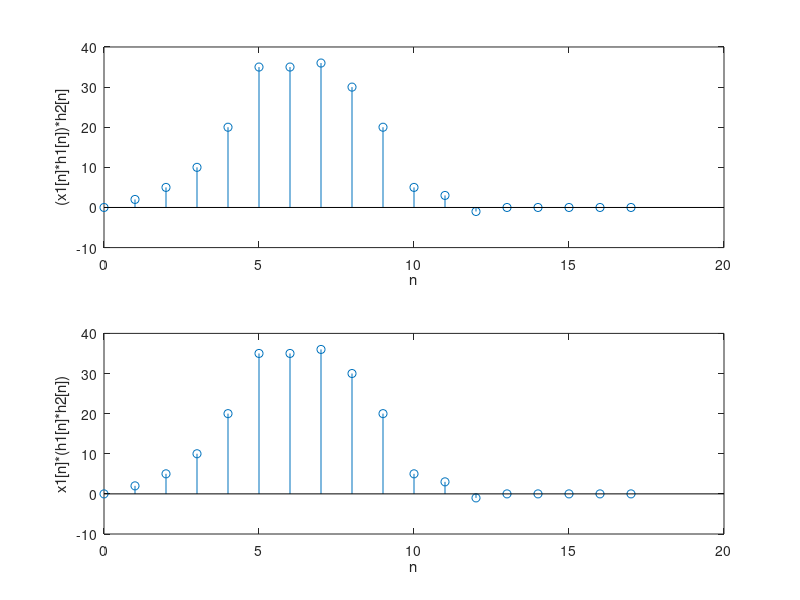

The MATLAB source for this figure:
% Part3.m
% Author: Charles Yang
% Signal&System 2.4(a)(d)
%% (a)
nx1 = 0:9;
x1 = [1 1 1 1 1 0 0 0 0 0];
h1 = [1 -1 3 0 1];
h2 = [0 2 5 4 -1];
nh1 = 0:4;
figure;
subplot(3,1,1);
stem(nx1,x1);
subplot(3,1,2);
stem(nh1,h1);
subplot(3,1,3);
stem(nh1,h2);
%% (d)
close all;
w=conv(x1,h1);
yd1=conv(w,h2);
hs=conv(h1,h2);
yd2=conv(x1,hs);
subplot(2,1,1);
stem(0:length(yd1)-1,yd1);xlabel('n');ylabel('(x1[n]*h1[n])*h2[n]');
subplot(2,1,2);
stem(0:length(yd2)-1,yd2);xlabel('n');ylabel('x1[n]*(h1[n]*h2[n])');